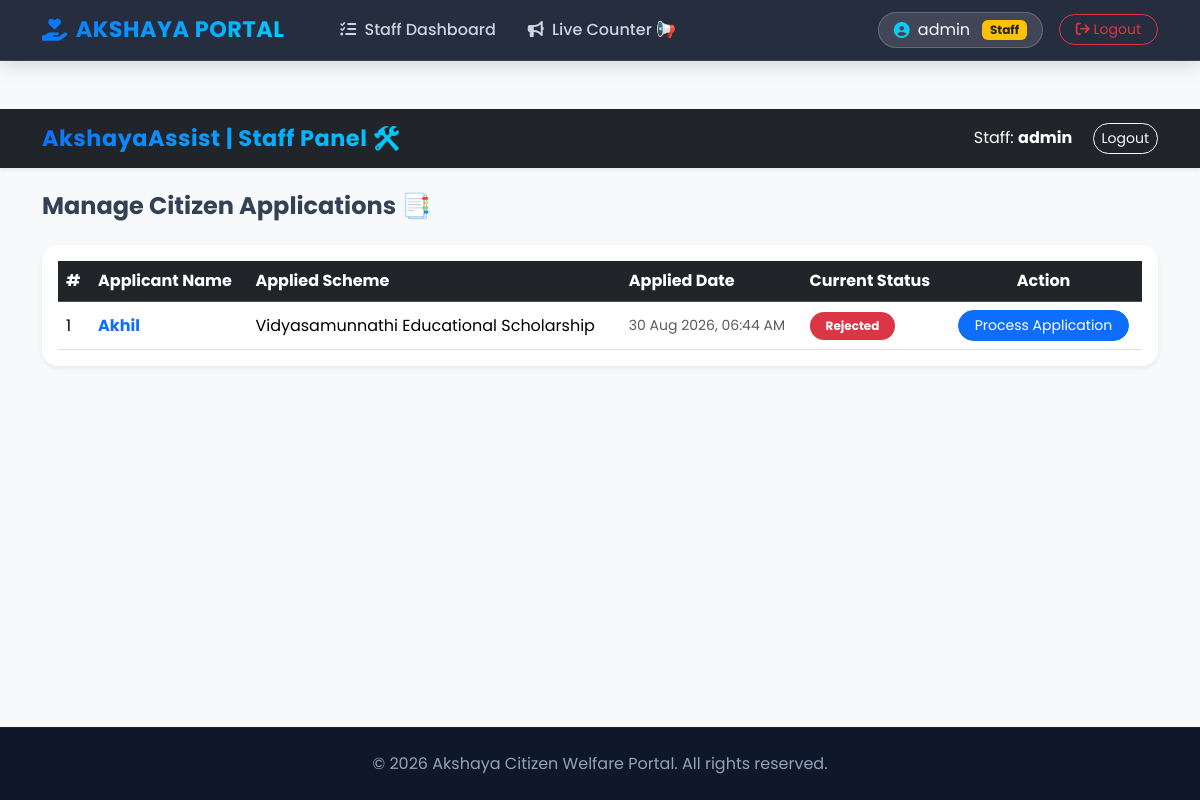
Page /staff/dashboard/ (signed in) on the earlier database version.
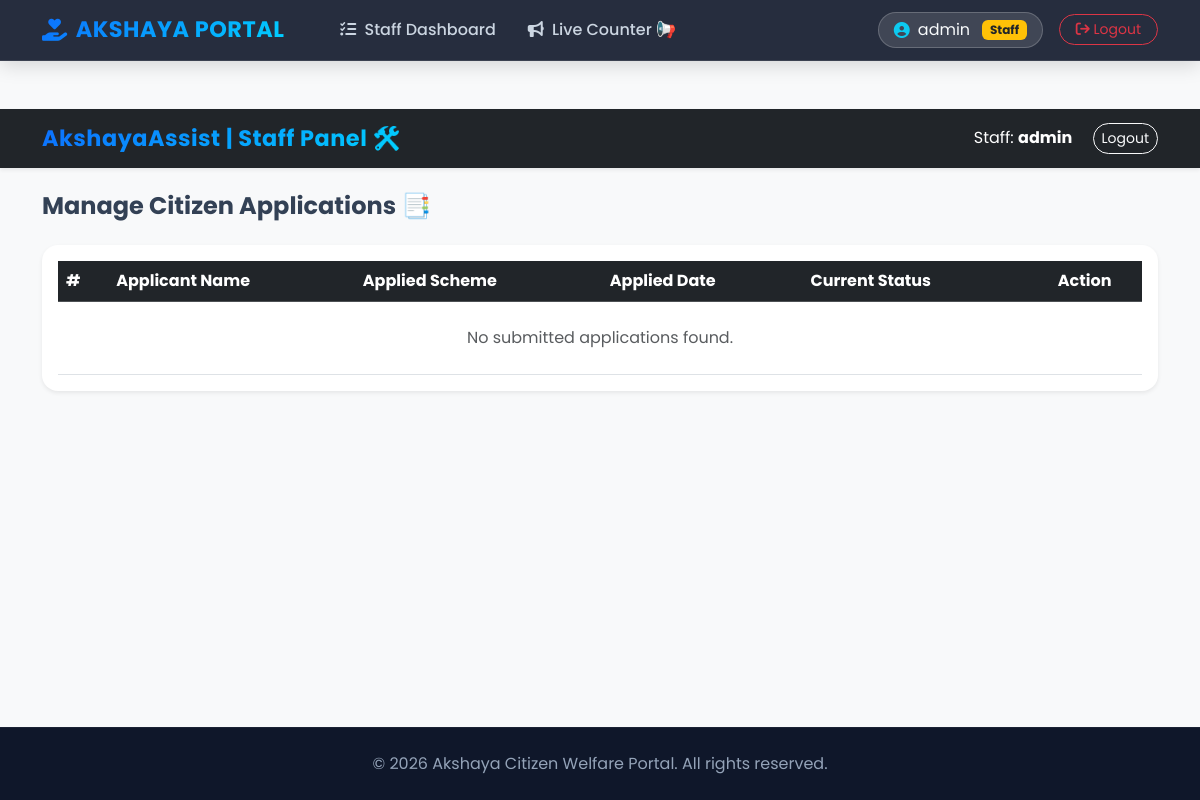
Same page on the later database version.
### welfare_app/models.py (models this page shows, shortened)
class Application(models.Model):
    application_id = models.CharField(max_length=12, unique=True, editable=False)
    user = models.ForeignKey(User, on_delete=models.CASCADE, related_name='applications')
    scheme = models.ForeignKey(Scheme, on_delete=models.CASCADE, related_name='applications')
    phone_number = models.CharField(max_length=15, blank=True)
    form_data = models.JSONField(default=dict, blank=True)
    status = models.CharField(max_length=30, choices=STATUS_CHOICES, default='PENDING_VERIFICATION')
    applied_date = models.DateTimeField(auto_now_add=True)
    rejection_reason = models.TextField(blank=True, null=True)
    staff_remarks = models.TextField(blank=True, null=True)
    appointment_date = models.DateField(null=True, blank=True)
    token_number = models.IntegerField(null=True, blank=True)
    govt_ref_number = models.CharField(max_length=100, blank=True, null=True)

class Scheme(models.Model):
    title = models.CharField(max_length=200)
    description = models.TextField()
    department = models.CharField(max_length=100)
    max_income = models.DecimalField(max_digits=10, decimal_places=2, default=999999)
    min_age = models.IntegerField(default=0)
    allowed_ration_cards = models.CharField(max_length=10, choices=RATION_CARD_CHOICES, default='ALL')
    category = models.CharField(max_length=10, choices=CATEGORY_CHOICES, default='ALL')
    allowed_gender = models.CharField(max_length=10, choices=GENDER_CHOICES, default='ALL')
    required_occupation = models.CharField(max_length=20, choices=OCCUPATION_CHOICES, default='ALL')
    allowed_marital_status = models.CharField(max_length=20, choices=MARITAL_STATUS_CHOICES, default='ALL')
    is_for_disabled_only = models.BooleanField(default=False)
    required_documents = models.TextField(help_text="Comma separated document names (e.g., Aadhaar, Income Certificate)", blank=True)
    extra_fields = models.TextField(help_text="Comma separated custom input field names", blank=True)

### welfare_app/views.py (the view)
# urls.py: path('staff/dashboard/', views.staff_dashboard, name='staff_dashboard'),
@login_required(login_url='login')
@user_passes_test(is_staff_user)
def staff_dashboard(request):
    status_filter = request.GET.get('status', 'PENDING_VERIFICATION')
    applications = Application.objects.filter(status=status_filter).order_by('-applied_date')
    return render(request, 'staff_dashboard.html', {
        'applications': applications,
        'selected_status': status_filter
    })

### welfare_app/views.py (called while the page is built)
def is_staff_user(user):
    return user.is_staff or user.is_superuser

### welfare_app/templates/staff_dashboard.html (shortened to what this page needs)
{% extends 'base.html' %}
{% block content %}
<!DOCTYPE html>
<html lang="en">
<head>
</head>
<body class="bg-light">
    <nav class="navbar navbar-dark bg-dark shadow-sm mb-4">
        <div class="container">
            <a class="navbar-brand fw-bold" href="#">AkshayaAssist | Staff Panel 🛠️</a>
            <div class="text-white">
                <span class="me-3">Staff: <strong>{{ request.user.username }}</strong></span>
                <a href="{% url 'logout' %}" class="btn btn-outline-light btn-sm rounded-pill">Logout</a>
            </div>
        </div>
    </nav>
    <div class="container my-4">
        <h4 class="fw-bold mb-4">Manage Citizen Applications 📑</h4>
        <div class="card border-0 shadow-sm rounded-4 p-3 bg-white">
            <div class="table-responsive">
                <table class="table table-hover align-middle mb-0">
                    <thead class="table-dark">
                        <tr>
                            <th>#</th>
                            <th>Applicant Name</th>
                            <th>Applied Scheme</th>
                            <th>Applied Date</th>
                            <th>Current Status</th>
                            <th class="text-center">Action</th>
                        </tr>
                    </thead>
                    <tbody>
                        {% for app in applications %}
                        <tr>
                            <td>{{ forloop.counter }}</td>
                            <td class="fw-bold text-primary">{{ app.user.username }}</td>
                            <td>{{ app.scheme.title }}</td>
                            <td class="text-muted small">{{ app.applied_date|date:"d M Y, h:i A" }}</td>
                            <td>
                                {% if app.status == 'Pending' %}
                                    <span class="badge bg-warning text-dark px-3 py-2 rounded-pill">Pending</span>
                                {% elif app.status == 'Approved' %}
                                    <span class="badge bg-success px-3 py-2 rounded-pill">Approved</span>
                                {% else %}
                                    <span class="badge bg-danger px-3 py-2 rounded-pill">Rejected</span>
                                {% endif %}
                            </td>
                            <td class="text-center">
    <a href="{% url 'process_application' app.id %}" class="btn btn-sm btn-primary rounded-pill px-3">Process Application</a>
</td>
                        </tr>
                        {% empty %}
                        <tr>
                            <td colspan="6" class="text-center py-4 text-muted">No submitted applications found.</td>
                        </tr>
                        {% endfor %}
                    </tbody>
                </table>
            </div>
        </div>
    </div>
</body>
</html>
{% endblock %}

Differences in the rows shown:
no longer on this page (row edited): Application: user.username "Akhil", scheme "Vidyasamunnathi Educational Scholarship", applied_date "30 Aug 2026, 06:44 AM", shows "Rejected"
Other differences:
text now shown: "No submitted applications found."
